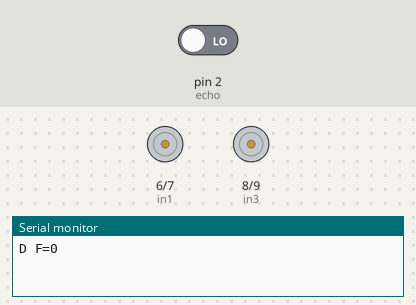
Recording of a sketch running on a simulated Arduino Uno, built with avr-gcc and run on an emulated ATmega328P. Parts: motor-driver pin pairs drawn as motors (green arrow = first pin HIGH = forward, orange = second pin HIGH = backward, longer = more drive, scaled by the enable pin), the last lines printed to the serial monitor. The inputs (shaded band) are chosen by the test bench; at power-on: pin 2 (echo) LOW.

Above: at 1.5 s.
At 7.4 s:
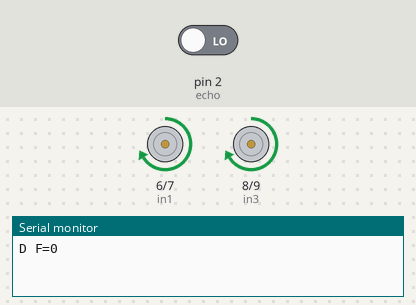
At 10.2 s:
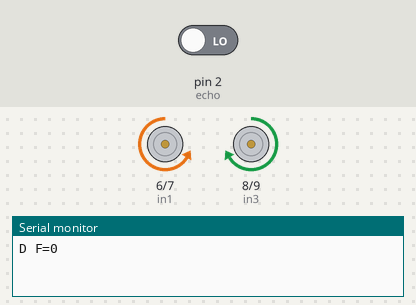
At 20.8 s:
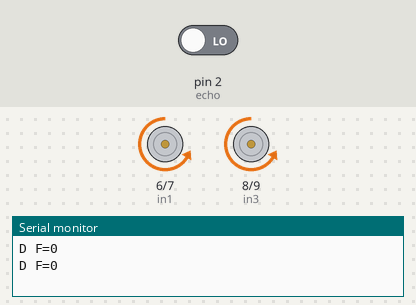
Timing chart, 0 to 22.1 s (numbered marks = the images above):
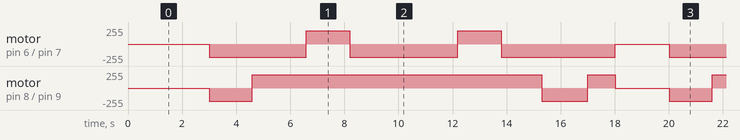

The sketch:

Arduino.ino
```cpp
#define enA 5  // Enable1 L298 Pin enA
#define in1 6   // Motor1 L298 Pin in1
#define in2 7   // Motor1 L298 Pin in2
#define in3 8   // Motor2 L298 Pin in3
#define in4 9   // Motor2 L298 Pin in4
#define enB 10   // Enable2 L298 Pin enB
#define echo 2  // Echo pin
#define trigger 4 // Trigger pin

int Set = 35;  // Distance threshold in cm

void setup() {
  Serial.begin(9600);  // start serial communication at 9600bps

  pinMode(echo, INPUT);     // declare ultrasonic sensor Echo pin as input
  pinMode(trigger, OUTPUT); // declare ultrasonic sensor Trigger pin as Output
  pinMode(enA, OUTPUT); // declare as output for L298 Pin enA
  pinMode(in1, OUTPUT); // declare as output for L298 Pin in1
  pinMode(in2, OUTPUT); // declare as output for L298 Pin in2
  pinMode(in3, OUTPUT); // declare as output for L298 Pin in3
  pinMode(in4, OUTPUT); // declare as output for L298 Pin in4
  pinMode(enB, OUTPUT); // declare as output for L298 Pin enB

  analogWrite(enA, 200); // Write The Duty Cycle 0 to 255 Enable Pin A for Motor1 Speed
  analogWrite(enB, 200); // Write The Duty Cycle 0 to 255 Enable Pin B for Motor2 Speed
}

void loop() {
  int distance_F = Ultrasonic_read();
  Serial.print("D F="); Serial.println(distance_F);

  if (distance_F < Set) {
    Stop();
    delay(2000); // Wait for 3 seconds

    turnRight();
    delay(1600); // Turn right for 1 second

    forword();
    delay(2000); // Move forward for 1 second

    turnLeft();
    delay(1600); // Turn left for 1 second

    forword();
    delay(4000); // Move forward for 1 second

    turnLeft();
    delay(1600); // Turn left for 1 second

    forword();
    delay(1500); // Move forward for 1 second

    turnRight();
    delay(1700); // Turn right for 1 second

    forword(); // Continue moving forward
  } else {
    forword(); // Move forward if no obstacle
  }

  delay(10);
}

long Ultrasonic_read() {
  digitalWrite(trigger, LOW);
  delayMicroseconds(2);
  digitalWrite(trigger, HIGH);
  delayMicroseconds(10);
  long time = pulseIn(echo, HIGH);
  return time / 29 / 2;
}

void forword() {
  digitalWrite(in1, LOW);  // Left Motor backward Pin
  digitalWrite(in2, HIGH); // Left Motor forward Pin
  digitalWrite(in3, HIGH); // Right Motor forward Pin
  digitalWrite(in4, LOW);  // Right Motor backward Pin
}

void backword() {
  digitalWrite(in1, HIGH); // Left Motor backward Pin
  digitalWrite(in2, LOW);  // Left Motor forward Pin
  digitalWrite(in3, LOW);  // Right Motor forward Pin
  digitalWrite(in4, HIGH); // Right Motor backward Pin
}

void turnRight() {
  digitalWrite(in1, LOW);  // Left Motor backward Pin
  digitalWrite(in2, HIGH); // Left Motor forward Pin
  digitalWrite(in3, LOW);  // Right Motor forward Pin
  digitalWrite(in4, HIGH); // Right Motor backward Pin
}

void turnLeft() {
  digitalWrite(in1, HIGH); // Left Motor backward Pin
  digitalWrite(in2, LOW);  // Left Motor forward Pin
  digitalWrite(in3, HIGH); // Right Motor forward Pin
  digitalWrite(in4, LOW);  // Right Motor backward Pin
}

void Stop() {
  digitalWrite(in1, LOW);  // Left Motor backward Pin
  digitalWrite(in2, LOW);  // Left Motor forward Pin
  digitalWrite(in3, LOW);  // Right Motor forward Pin
  digitalWrite(in4, LOW);  // Right Motor backward Pin
}
```

Measured:
- by itself, motor on pin 8 (in3) / pin 9 (in4): repeats every 17.0 s: forward 200/255 10.7 s, backward 200/255 1.7 s, forward 200/255 1.0 s, stopped 2.0 s, backward 200/255 1.6 s
- by itself, motor on pin 6 (in1) / pin 7 (in2): repeats every 17.0 s: forward 200/255 1.6 s, backward 200/255 4.0 s, forward 200/255 1.6 s, backward 200/255 4.2 s, stopped 2.0 s, backward 200/255 3.6 s
